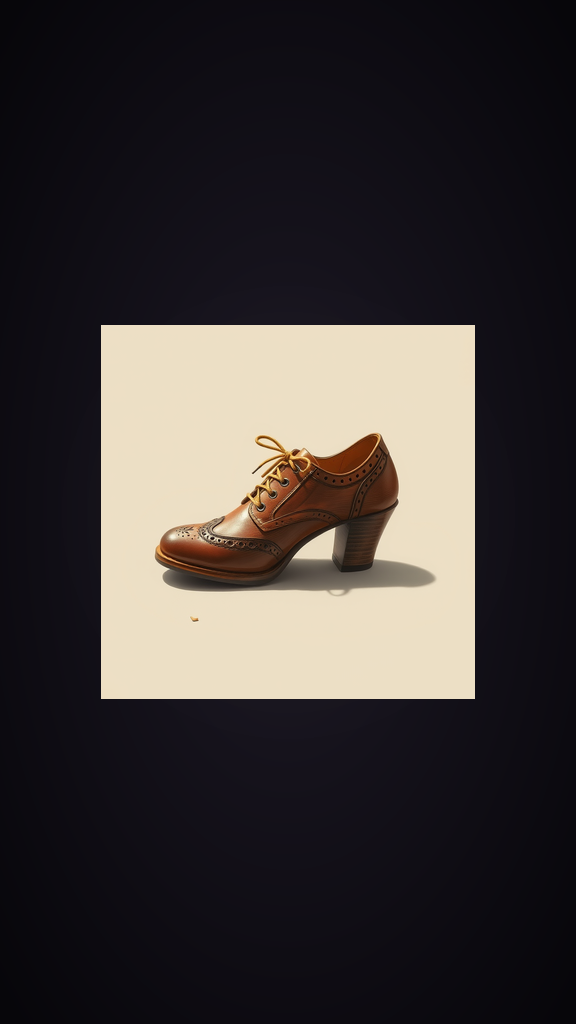
#> input picture media/reel_frames/15a4d670e44e_frame_00_original.png, 576 x 1024 px
$ python -i background_remover.py   (imports and definitions only)
#> lines starting #> are read from the running program, lines starting #| are printed output that depends on the picture; after the words box and inside, x2 and y2 are one past the last pixel; in counts of white or black regions, pixels touching at a corner belong together
#> further down, picture is the input picture: PIL image 576x1024 RGB; mean R, G, B 61.6, 56.1, 55.4
"""
background_remover.py
─────────────────────
Removes the background from a product image and returns a PIL Image
with a transparent (RGBA) background.

Priority order:
  1. rembg  — best quality, local model (~170MB download on first use)
  2. HF API  — briaai/RMBG-2.0 via Hugging Face Inference API
  3. GrabCut — OpenCV-based, no model needed, works offline
  4. Passthrough — returns original as-is (always succeeds)

Usage:
    from .background_remover import remove_background
    rgba_img = remove_background('/path/to/product.jpg')
"""
from __future__ import annotations

import io
import logging
from pathlib import Path
from typing import Optional

import cv2
import numpy as np
import requests
from PIL import Image

from django.conf import settings

logger = logging.getLogger(__name__)


# ── Method 1: rembg (best quality, local) ────────────────────────────

# [37 lines left out: functions _try_rembg, _try_hf_rmbg, not called in this run]


# ── Method 3: OpenCV GrabCut (offline, no model) ─────────────────────

def _try_grabcut(img: Image.Image) -> Image.Image:
    """
    GrabCut with smart rect: assumes the product occupies the middle
    70% of the image (typical product photo composition).
    """
    rgb  = np.array(img.convert("RGB"))
    bgr  = cv2.cvtColor(rgb, cv2.COLOR_RGB2BGR)
    h, w = bgr.shape[:2]
#> h = 1024; w = 576

    # Foreground rect: inner 70% of frame (product assumed centred)
    margin_x = int(w * 0.15)
#> margin_x = 86
    margin_y = int(h * 0.15)
#> margin_y = 153
    rect = (margin_x, margin_y, w - 2 * margin_x, h - 2 * margin_y)
#> rect = (86, 153, 404, 718)

    mask    = np.zeros((h, w), np.uint8)
    bgd_mdl = np.zeros((1, 65), np.float64)
    fgd_mdl = np.zeros((1, 65), np.float64)

    try:
        cv2.grabCut(bgr, mask, rect, bgd_mdl, fgd_mdl, 8, cv2.GC_INIT_WITH_RECT)
        alpha = np.where((mask == 2) | (mask == 0), 0, 255).astype(np.uint8)
    except Exception:
        # If GrabCut fails, mark full image as foreground
        alpha = np.full((h, w), 255, dtype=np.uint8)

    # Refine the binary alpha mask to improve cutout quality.
    # GrabCut can leave small holes and jagged edges. Perform morphological
    # closing to fill gaps and opening to remove isolated noise. Then blur
    # the edges for a soft feather. These operations greatly improve the
    # perceived quality of the mask, making the product blend more naturally.
    try:
        kernel = cv2.getStructuringElement(cv2.MORPH_ELLIPSE, (5, 5))
        # Close small holes inside the foreground
        mask_closed = cv2.morphologyEx(alpha, cv2.MORPH_CLOSE, kernel, iterations=2)
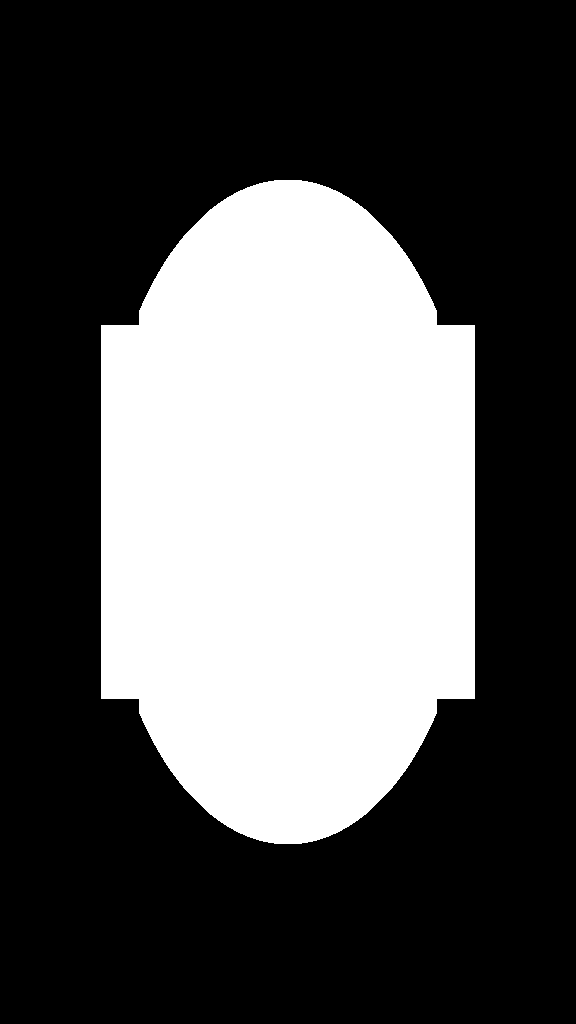
#> alpha: shape (1024, 576); 34.4% white; 1 white region, box (x1, y1, x2, y2) and area: (101, 180, 475, 844) 202832
        # Open to remove isolated speckles
        mask_opened = cv2.morphologyEx(mask_closed, cv2.MORPH_OPEN, kernel, iterations=1)
#> mask_closed: shape (1024, 576); 34.4% white; 1 white region, box (x1, y1, x2, y2) and area: (101, 180, 475, 844) 202856
        # Final Gaussian blur to feather edges
        alpha_blurred = cv2.GaussianBlur(mask_opened, (7, 7), 0)
#> mask_opened: shape (1024, 576); 34.4% white; 1 white region, box (x1, y1, x2, y2) and area: (101, 180, 475, 844) 202848
        alpha_final = np.where(mask_opened > 0, alpha_blurred, 0).astype(np.uint8)
    except Exception:
        # Fallback if morphology operations fail
        alpha_blurred = cv2.GaussianBlur(alpha, (5, 5), 0)
        alpha_final   = np.where(alpha > 0, alpha_blurred, 0).astype(np.uint8)

    pil_rgba = img.convert("RGBA")
    pil_rgba.putalpha(Image.fromarray(alpha_final))
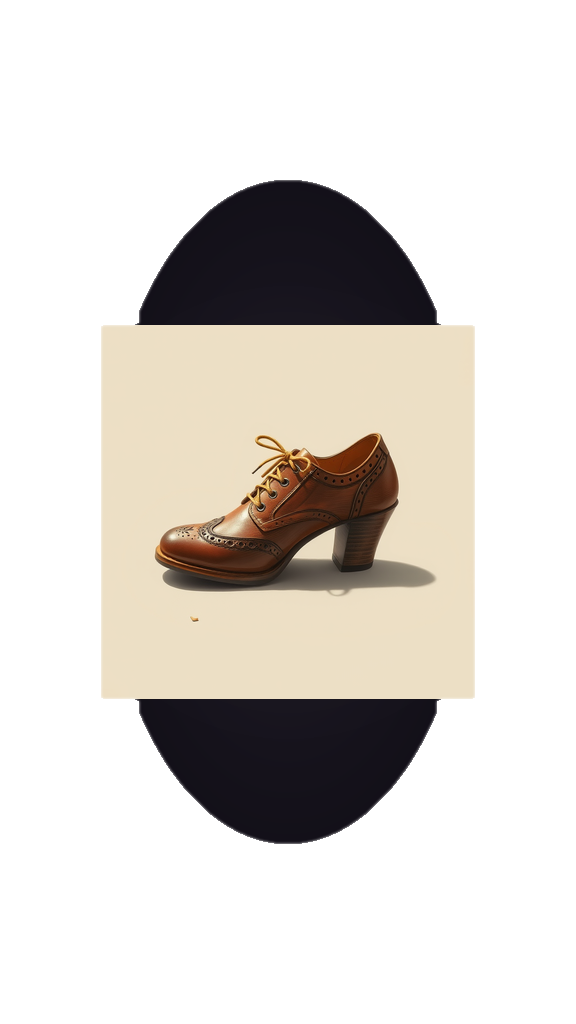
#> pil_rgba: PIL image 576x1024 RGBA; mean R, G, B, A 61.6, 56.1, 55.4, 87.3; transparent parts drawn white
    logger.info("background_remover: used GrabCut fallback")
    return pil_rgba


# ── Public API ────────────────────────────────────────────────────────

# [23 lines left out: function remove_background, not called in this run]

>>> from PIL import Image
>>> picture = Image.open('../../media/reel_frames/15a4d670e44e_frame_00_original.png')
>>> result = _try_grabcut(picture)
